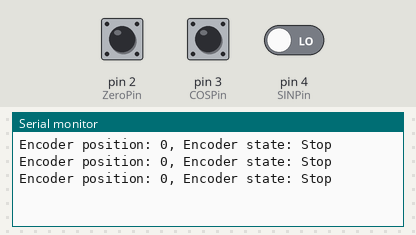
This sketch was run on a simulated Arduino Uno, built with avr-gcc and run on an emulated ATmega328P. Parts: the last lines printed to the serial monitor. Inputs (shaded band) come from the test bench; at power-on: pin 3 (COSPin) HIGH, pin 2 (ZeroPin) HIGH, pin 4 (SINPin) LOW.

Above: at 1.2 s.
1.3 s: pin 3 (COSPin) pulled LOW for 0.15 s
At 1.9 s:
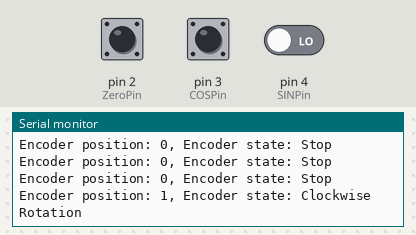
3.0 s: pin 3 (COSPin) pulled LOW for 1 s
At 4.4 s:
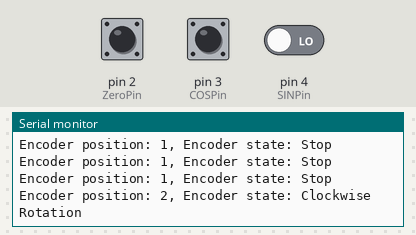
Timing chart, 0 to 6.0 s (numbered marks = the images above; inputs shaded):
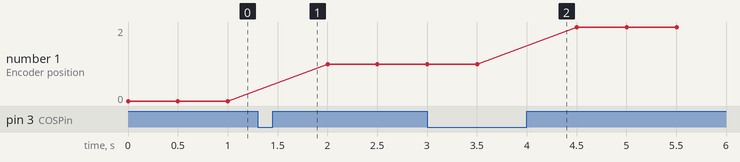

Measured:
- after the input at 1.3 s, the serial monitor: prints a new line after 0.20 s (image 1)
- after the input at 3.0 s, the serial monitor: prints a new line after 1.0 s (image 2)
- plotted number 1: 0 → 1 after the input at 1.3 s, 1 → 2 after the input at 3.0 s

The sketch:

Encoder.ino
```cpp
// (licence header left out)
/*
Behavior of IRC sensor Sick "DFS60I-S4PM65536":

1) When ZeroPin connected to HIGH (disconnected = PULL UP as defined) -> encoders takes current position and sets it to zero
2) When rotation clockwise from 0 degrees to 180 degrees it returns value between <0; +65536/2= +32768>
3) When rotation counter-clockwise from 0 degrees to -180 degrees it returns value between <0; -65536/2= -32768>
4) To convert from returned value to degrees use following equation:

  Alpha = returnValue * 32768/180
  * where Alpha is current angle in degrees and returnValue is value returned from encoder (does not have any unit)

Hardware connection notes:
1) see pictures
2) use 2x RS485 moduls (physical layer compatible with RS422 used by IRC according to Readme in this github project)
3) RS485 bought from here "https://www.gme.cz/v/1507872/modul-sbernice-rs-485"
4) to be save it would be best to have 3 of them, but probably will not be needed


*/
// Pin definitions
const byte ZeroPin = 2;  // RS422 input for Z channel (zero detection)
const byte COSPin = 3;   // RS422 input for A channel (cos signal)
const byte SINPin = 4;   // RS422 input for B channel (sin signal)

// variables
enum {ENC_STOP, ENC_CLOCKWISE_ROTATION, ENC_COUNTERCLOCKWISE_ROTATION};  // encoder operation modes
volatile byte encoder_state = ENC_STOP;
volatile int encoder_position = 0;
volatile int encoder_oldpos = 0;


void setup() {
  Serial.begin(115200); //Use serial monitor for debugging

  // Define pins for input and output
  pinMode(SINPin, INPUT);

  // set internal pullup resistor for interrupt pin
  pinMode(COSPin, INPUT_PULLUP);
  pinMode(ZeroPin, INPUT_PULLUP);


  // set 1st interrupt service routine to COSPin and 'RISING' edge
  attachInterrupt(digitalPinToInterrupt(COSPin), encoder_isr, RISING);

  // set 2nd interrupt service routine to ZeroPin and 'HIGH' level
  attachInterrupt(digitalPinToInterrupt(ZeroPin), zero_detection_isr, HIGH);
}


void loop() {
  // Detect Encoder Stop
  if (encoder_oldpos == encoder_position) encoder_state= ENC_STOP;

  // output encoder incremental and status
  Serial.print("Encoder position: ");
  Serial.print(encoder_position);
  Serial.print(", Encoder state: ");

  if (encoder_state==ENC_CLOCKWISE_ROTATION) {
    Serial.println("Clockwise Rotation");

  } else if (encoder_state==ENC_COUNTERCLOCKWISE_ROTATION) {
    Serial.println("Counter-Clockwise Rotation");

  } else {
    Serial.println("Stop");
  }

  encoder_oldpos = encoder_position;

  delay(500);
}


void encoder_isr() {

  if  (digitalRead(SINPin) == LOW) {
    // clockwise rotation
    encoder_state=ENC_CLOCKWISE_ROTATION;
    encoder_position++;
  } else {
    //counter-clockwise rotation
    encoder_state=ENC_COUNTERCLOCKWISE_ROTATION;
    encoder_position--;
  }
}


void zero_detection_isr() {
  // detect pulse on zero channel
  encoder_position = 0;
}
```
